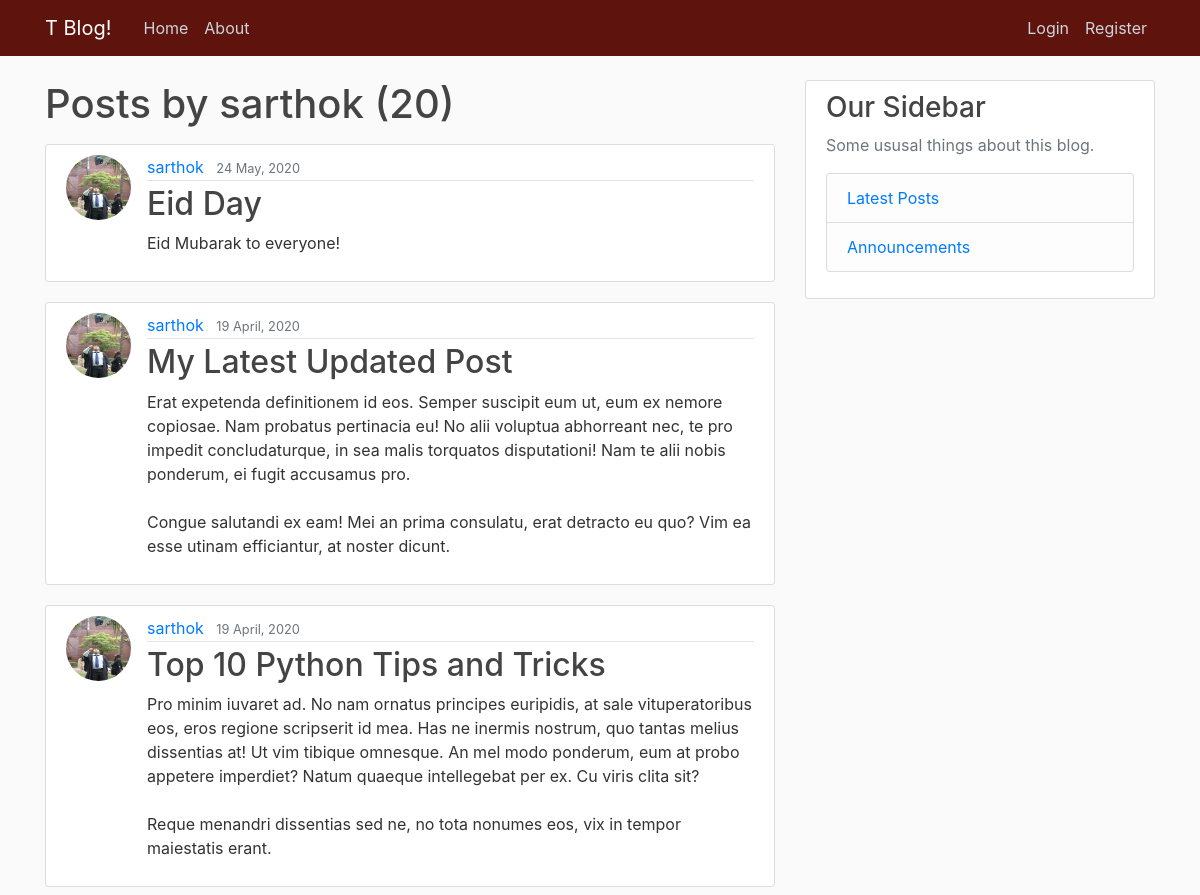
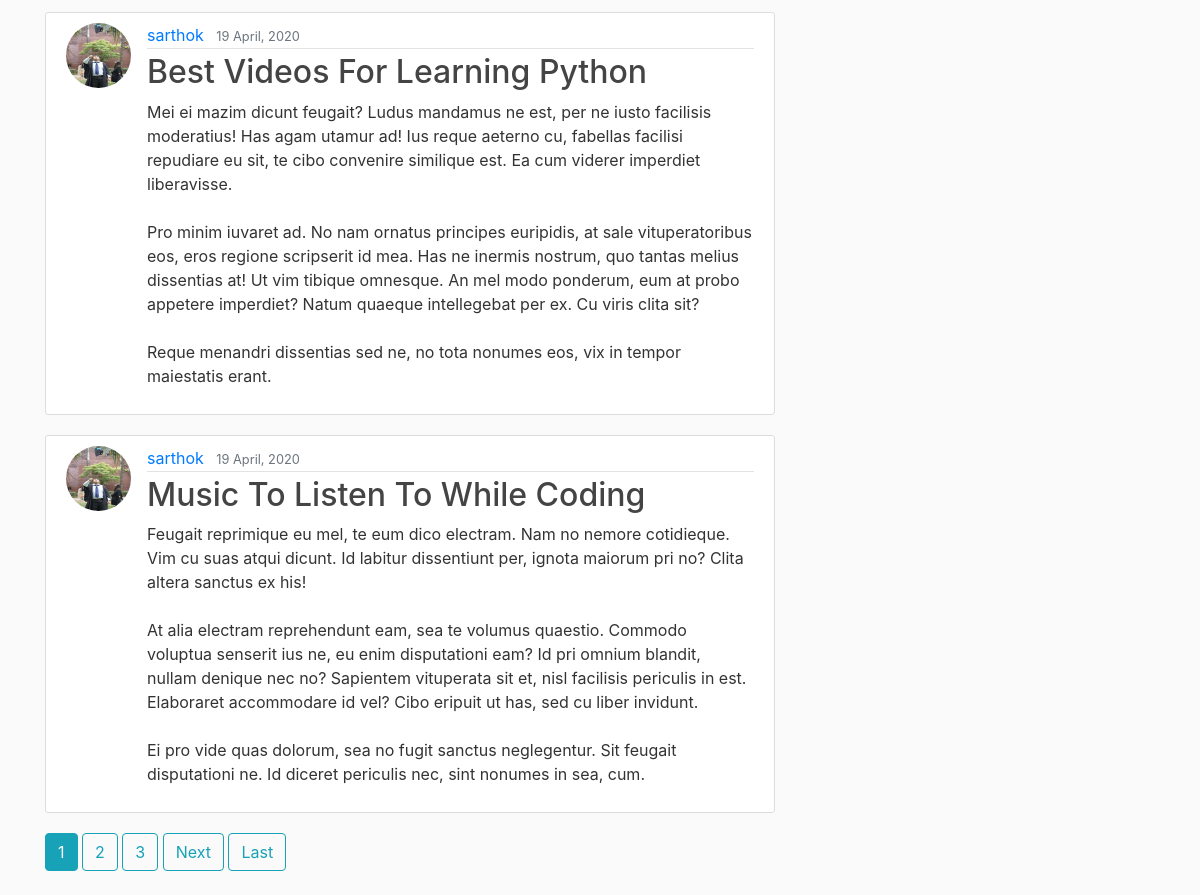
/user/sarthok, run on an earlier commit of the app's database (2 pictures, top to bottom).
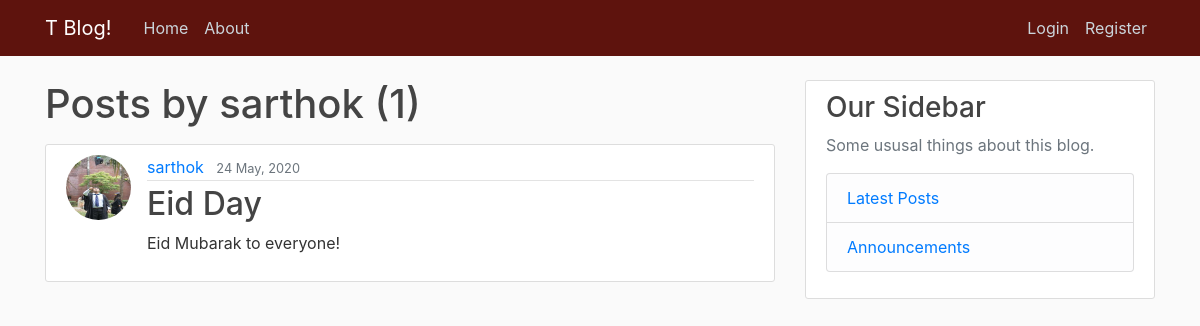
And on a later commit of the database.
### blog/models.py (models this page shows, shortened)
class Post(models.Model):
    title = models.CharField(max_length=100)
    content = models.TextField()
    date_posted = models.DateTimeField(default=timezone.now)
    author = models.ForeignKey(User, on_delete=models.CASCADE)

### users/models.py (models this page shows, shortened)
class Profile(models.Model):
    user = models.OneToOneField(User, on_delete=models.CASCADE)
    image = models.ImageField(default='default.jpg', upload_to='profile_pics')

### blog/views.py (the view)
# urls.py: path('user/<str:username>', UserPostListView.as_view(), name='user-posts'),
class UserPostListView(ListView):
    model = Post
    template_name = 'blog/user_posts.html'  # <app>/<model>_<viewtype>.html
    context_object_name = 'posts'
    paginate_by = 5
    def get_queryset(self):
        user = get_object_or_404(User, username=self.kwargs.get('username'))
        return Post.objects.filter(author=user).order_by('-date_posted')

### blog/templates/blog/user_posts.html (shortened to what this page needs)
{% extends "blog/base.html" %}
{% block content %}
<h1 class="mb-3">Posts by {{ view.kwargs.username }} ({{ page_obj.paginator.count }}) </h1>
{% for post in posts %}
<article class="media content-section">
    <img class="rounded-circle article-img" src="{{ post.author.profile.image.url }}">
    <div class="media-body">
        <div class="article-metadata">
            <a class="mr-2" href="{% url 'user-posts' post.author.username %}">{{ post.author }}</a>
            <small class="text-muted">{{ post.date_posted|date:"d F, Y" }}</small>
        </div>
        <h2><a class="article-title" href="{% url 'post-detail' post.id %}">{{ post.title }}</a></h2>
        <p class="article-content">{{ post.content }}</p>
    </div>
</article>
{% endfor %}
{% if is_paginated %}
{% for num in page_obj.paginator.page_range %}
{% if page_obj.number == num %}
<a class="btn btn-info mb-4" href="?page={{ num }}">{{ num }}</a>
{% elif num > page_obj.number|add:'-3' and num < page_obj.number|add:'3' %}
<a class="btn btn-outline-info mb-4" href="?page={{ num }}">{{ num }}</a>
{% endif %}
{% endfor %}
{% if page_obj.has_next %}
<a class="btn btn-outline-info mb-4" href="?page={{ page_obj.next_page_number }}">Next</a>
<a class="btn btn-outline-info mb-4" href="?page={{ page_obj.paginator.num_pages }}">Last</a>
{% endif %}
{% endif %}
{% endblock content %}

### blog/templates/blog/base.html (shortened to what this page needs)
{% load static %}
<!DOCTYPE html>
<html lang="en">
<head>
    <link rel="stylesheet" href="https://stackpath.bootstrapcdn.com/bootstrap/4.4.1/css/bootstrap.min.css"
>
    <link rel="stylesheet" type="text/css" href="{% static 'blog/main.css' %}">
</head>
<body>
    <header class="site-header">
        <nav class="navbar navbar-expand-md navbar-dark bg-steel fixed-top">
            <div class="container">
                <a class="navbar-brand mr-4" href="{% url 'blog-home' %}">T Blog!</a>
                <div class="collapse navbar-collapse" id="navbarToggle">
                    <div class="navbar-nav mr-auto">
                        <a class="nav-item nav-link" href="{% url 'blog-home' %}">Home</a>
                        <a class="nav-item nav-link" href="{% url 'blog-about' %}">About</a>
                    </div>
                    <div class="navbar-nav">
                        {% if user.is_authenticated %}
                        <a class="nav-item nav-link" href="{% url 'post-create' %}">New Post</a>
                        <a class="nav-item nav-link" href="{% url 'profile' %}">Profile</a>
                        <a class="nav-item nav-link" href="{% url 'logout' %}">Logout</a>
                        {% else %}
                        <a class="nav-item nav-link" href="{% url 'login' %}">Login</a>
                        <a class="nav-item nav-link" href="{% url 'register' %}">Register</a>
                        {% endif %}
                    </div>
                </div>
            </div>
        </nav>
    </header>
    <main role="main" class="container">
        <div class="row">
            <div class="col-md-8">
                {% block content %}{% endblock %}
            </div>
            <div class="col-md-4">
                <div class="content-section">
                    <h3>Our Sidebar</h3>
                    <p class='text-muted'>Some ususal things about this blog.
                    <ul class="list-group">
                        <li class="list-group-item list-group-item-light"><a href="{% url 'blog-home' %}">
                                Latest Posts</a></li>
                        <li class="list-group-item list-group-item-light"><a href="{% url 'blog-about' %}">
                                Announcements</a></li>
                    </ul>
                    </p>
                </div>
            </div>
        </div>
    </main>
</body>
</html>

### static/blog/main.css (style rules this page uses)
body { background: #fafafa; color: #333333; margin-top: 5rem; }
h1, h2, h3, h4, h5, h6 { color: #444444; }
ul { margin: 0; }
.bg-steel { background-color: #5e130d; }
.site-header .navbar-nav .nav-link { color: #cbd5db; }
.content-section { background: #ffffff; padding: 10px 20px; border: 1px solid #dddddd; border-radius: 3px; margin-bottom: 20px; }
.article-title { color: #444444; }
.article-content { white-space: pre-line; }
.article-img { height: 65px; width: 65px; margin-right: 16px; }
.article-metadata { padding-bottom: 1px; margin-bottom: 4px; border-bottom: 1px solid #e3e3e3 }

What changed in the data, as far as the page shows it:
removed Post: author.profile.image (picture), author "sarthok", date_posted "19 April, 2020", title "My Latest Updated Post", content "Erat expetenda definitionem id eos. Semper suscipit eum ut, eum ex nemore copiosae. Nam probatus pertinacia eu! No alii voluptua abhorreant nec, te pro impedit concludaturque, in sea malis torquatos disputationi! Nam te alii nobis ponderum, ei fugit accusamus pro. Congue salutandi ex eam! Mei an prima consulatu, erat detracto eu quo? Vim ea esse utinam efficiantur, at noster dicunt."
removed Post: author.profile.image (picture), author "sarthok", date_posted "19 April, 2020", title "Top 10 Python Tips and Tricks", content "Pro minim iuvaret ad. No nam ornatus principes euripidis, at sale vituperatoribus eos, eros regione scripserit id mea. Has ne inermis nostrum, quo tantas melius dissentias at! Ut vim tibique omnesque. An mel modo ponderum, eum at probo appetere imperdiet? Natum quaeque intellegebat per ex. Cu viris clita sit? Reque menandri dissentias sed ne, no tota nonumes eos, vix in tempor maiestatis erant."
removed Post: author.profile.image (picture), author "sarthok", date_posted "19 April, 2020", title "Best Videos For Learning Python", content "Mei ei mazim dicunt feugait? Ludus mandamus ne est, per ne iusto facilisis moderatius! Has agam utamur ad! Ius reque aeterno cu, fabellas facilisi repudiare eu sit, te cibo convenire similique est. Ea cum viderer imperdiet liberavisse. Pro minim iuvaret ad. No nam ornatus principes euripidis, at sale vituperatoribus eos, eros regione scripserit id mea. Has ne inermis nostrum, quo tantas melius dissentias at! Ut vim tibique omnesque. An mel modo ponderum, eum at probo appetere imperdiet? Natum quaeque intellegebat per ex. Cu viris clita sit? Reque menandri dissentias sed ne, no tota nonumes eos, vix in tempor maiestatis erant."
removed Post: author.profile.image (picture), author "sarthok", date_posted "19 April, 2020", title "Music To Listen To While Coding", content "Feugait reprimique eu mel, te eum dico electram. Nam no nemore cotidieque. Vim cu suas atqui dicunt. Id labitur dissentiunt per, ignota maiorum pri no? Clita altera sanctus ex his! At alia electram reprehendunt eam, sea te volumus quaestio. Commodo voluptua senserit ius ne, eu enim disputationi eam? Id pri omnium blandit, nullam denique nec no? Sapientem vituperata sit et, nisl facilisis periculis in est. Elaboraret accommodare id vel? Cibo eripuit ut has, sed cu liber invidunt. Ei pro vide quas dolorum, sea no fugit sanctus neglegentur. Sit feugait disputationi ne. Id diceret periculis nec, sint nonumes in sea, cum."
Also different on the page:
{{ page_obj.paginator.count }}: "20" → "1"
list line gone: "1"
list line gone: "2"
list line gone: "3"
text no longer shown: "Next Last"
